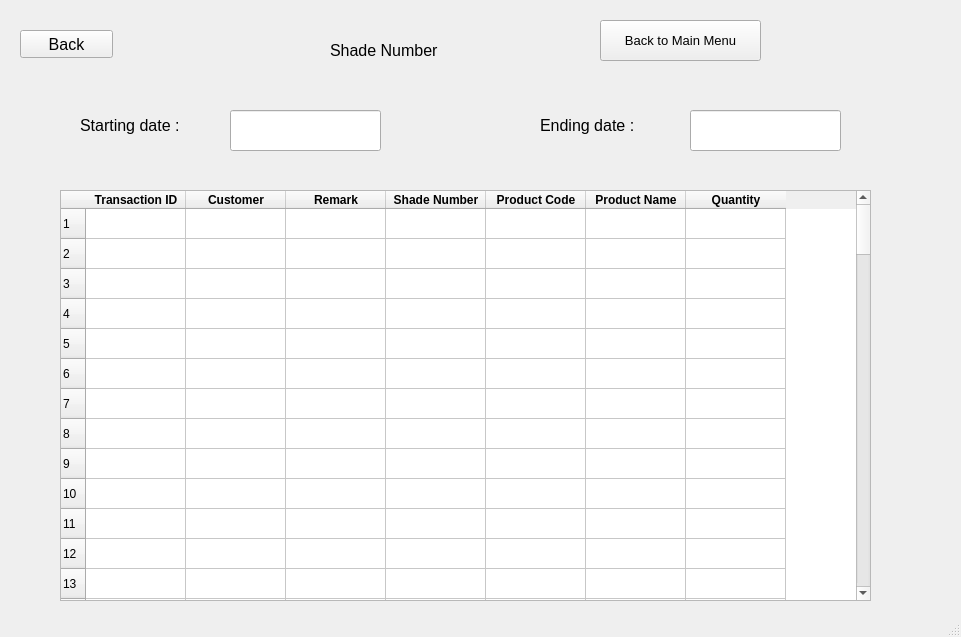
<?xml version="1.0" encoding="UTF-8"?>
<ui version="4.0">
 <class>MainWindow</class>
 <widget class="QMainWindow" name="MainWindow">
  <property name="geometry">
   <rect>
    <x>0</x>
    <y>0</y>
    <width>961</width>
    <height>637</height>
   </rect>
  </property>
  <property name="windowTitle">
   <string>MainWindow</string>
  </property>
  <widget class="QWidget" name="centralwidget">
   <widget class="QLabel" name="label_3">
    <property name="geometry">
     <rect>
      <x>330</x>
      <y>30</y>
      <width>151</width>
      <height>41</height>
     </rect>
    </property>
    <property name="font">
     <font>
      <pointsize>12</pointsize>
     </font>
    </property>
    <property name="text">
     <string>Shade Number</string>
    </property>
   </widget>
   <widget class="QTableWidget" name="shade_view_table">
    <property name="geometry">
     <rect>
      <x>60</x>
      <y>190</y>
      <width>811</width>
      <height>411</height>
     </rect>
    </property>
    <property name="rowCount">
     <number>100</number>
    </property>
    <property name="columnCount">
     <number>7</number>
    </property>
    <row/>
    <row/>
    <row/>
    <row/>
    <row/>
    <row/>
    <row/>
    <row/>
    <row/>
    <row/>
    <row/>
    <row/>
    <row/>
    <row/>
    <row/>
    <row/>
    <row/>
    <row/>
    <row/>
    <row/>
    <row/>
    <row/>
    <row/>
    <row/>
    <row/>
    <row/>
    <row/>
    <row/>
    <row/>
    <row/>
    <row/>
    <row/>
    <row/>
    <row/>
    <row/>
    <row/>
    <row/>
    <row/>
    <row/>
    <row/>
    <row/>
    <row/>
    <row/>
    <row/>
    <row/>
    <row/>
    <row/>
    <row/>
    <row/>
    <row/>
    <row/>
    <row/>
    <row/>
    <row/>
    <row/>
    <row/>
    <row/>
    <row/>
    <row/>
    <row/>
    <row/>
    <row/>
    <row/>
    <row/>
    <row/>
    <row/>
    <row/>
    <row/>
    <row/>
    <row/>
    <row/>
    <row/>
    <row/>
    <row/>
    <row/>
    <row/>
    <row/>
    <row/>
    <row/>
    <row/>
    <row/>
    <row/>
    <row/>
    <row/>
    <row/>
    <row/>
    <row/>
    <row/>
    <row/>
    <row/>
    <row/>
    <row/>
    <row/>
    <row/>
    <row/>
    <row/>
    <row/>
    <row/>
    <row/>
    <row/>
    <column>
     <property name="text">
      <string>Transaction ID</string>
     </property>
     <property name="font">
      <font>
       <weight>75</weight>
       <bold>true</bold>
      </font>
     </property>
    </column>
    <column>
     <property name="text">
      <string>Customer</string>
     </property>
     <property name="font">
      <font>
       <weight>75</weight>
       <bold>true</bold>
      </font>
     </property>
    </column>
    <column>
     <property name="text">
      <string>Remark</string>
     </property>
     <property name="font">
      <font>
       <weight>75</weight>
       <bold>true</bold>
      </font>
     </property>
    </column>
    <column>
     <property name="text">
      <string>Shade Number</string>
     </property>
     <property name="font">
      <font>
       <weight>75</weight>
       <bold>true</bold>
      </font>
     </property>
    </column>
    <column>
     <property name="text">
      <string>Product Code</string>
     </property>
     <property name="font">
      <font>
       <weight>75</weight>
       <bold>true</bold>
      </font>
     </property>
    </column>
    <column>
     <property name="text">
      <string>Product Name</string>
     </property>
     <property name="font">
      <font>
       <weight>75</weight>
       <bold>true</bold>
      </font>
     </property>
    </column>
    <column>
     <property name="text">
      <string>Quantity</string>
     </property>
     <property name="font">
      <font>
       <weight>75</weight>
       <bold>true</bold>
      </font>
     </property>
    </column>
    <item row="0" column="5">
     <property name="text">
      <string/>
     </property>
     <property name="flags">
      <set>ItemIsSelectable|ItemIsDragEnabled|ItemIsEnabled</set>
     </property>
    </item>
    <item row="1" column="5">
     <property name="text">
      <string/>
     </property>
     <property name="flags">
      <set>ItemIsSelectable|ItemIsDragEnabled|ItemIsEnabled</set>
     </property>
    </item>
    <item row="2" column="5">
     <property name="text">
      <string/>
     </property>
     <property name="flags">
      <set>ItemIsSelectable|ItemIsDragEnabled|ItemIsEnabled</set>
     </property>
    </item>
    <item row="3" column="5">
     <property name="text">
      <string/>
     </property>
     <property name="flags">
      <set>ItemIsSelectable|ItemIsDragEnabled|ItemIsEnabled</set>
     </property>
    </item>
    <item row="4" column="5">
     <property name="text">
      <string/>
     </property>
     <property name="flags">
      <set>ItemIsSelectable|ItemIsDragEnabled|ItemIsEnabled</set>
     </property>
    </item>
    <item row="5" column="5">
     <property name="text">
      <string/>
     </property>
     <property name="flags">
      <set>ItemIsSelectable|ItemIsDragEnabled|ItemIsEnabled</set>
     </property>
    </item>
    <item row="6" column="5">
     <property name="text">
      <string/>
     </property>
     <property name="flags">
      <set>ItemIsSelectable|ItemIsDragEnabled|ItemIsEnabled</set>
     </property>
    </item>
    <item row="7" column="5">
     <property name="text">
      <string/>
     </property>
     <property name="flags">
      <set>ItemIsSelectable|ItemIsDragEnabled|ItemIsEnabled</set>
     </property>
    </item>
   </widget>
   <widget class="QLabel" name="label_8">
    <property name="geometry">
     <rect>
      <x>80</x>
      <y>100</y>
      <width>181</width>
      <height>51</height>
     </rect>
    </property>
    <property name="font">
     <font>
      <pointsize>12</pointsize>
     </font>
    </property>
    <property name="text">
     <string>Starting date : </string>
    </property>
   </widget>
   <widget class="QPushButton" name="back_view_rm">
    <property name="geometry">
     <rect>
      <x>20</x>
      <y>30</y>
      <width>93</width>
      <height>28</height>
     </rect>
    </property>
    <property name="font">
     <font>
      <pointsize>12</pointsize>
     </font>
    </property>
    <property name="text">
     <string>Back</string>
    </property>
   </widget>
   <widget class="QLineEdit" name="shade_view_start_date">
    <property name="geometry">
     <rect>
      <x>230</x>
      <y>110</y>
      <width>151</width>
      <height>41</height>
     </rect>
    </property>
    <property name="font">
     <font>
      <pointsize>12</pointsize>
     </font>
    </property>
    <property name="text">
     <string/>
    </property>
   </widget>
   <widget class="QPushButton" name="pushButton">
    <property name="geometry">
     <rect>
      <x>600</x>
      <y>20</y>
      <width>161</width>
      <height>41</height>
     </rect>
    </property>
    <property name="font">
     <font>
      <pointsize>10</pointsize>
     </font>
    </property>
    <property name="text">
     <string>Back to Main Menu</string>
    </property>
   </widget>
   <widget class="QLabel" name="label_9">
    <property name="geometry">
     <rect>
      <x>540</x>
      <y>100</y>
      <width>181</width>
      <height>51</height>
     </rect>
    </property>
    <property name="font">
     <font>
      <pointsize>12</pointsize>
     </font>
    </property>
    <property name="text">
     <string>Ending date : </string>
    </property>
   </widget>
   <widget class="QLineEdit" name="shade_view_end_date">
    <property name="geometry">
     <rect>
      <x>690</x>
      <y>110</y>
      <width>151</width>
      <height>41</height>
     </rect>
    </property>
    <property name="font">
     <font>
      <pointsize>12</pointsize>
     </font>
    </property>
    <property name="text">
     <string/>
    </property>
   </widget>
  </widget>
  <widget class="QStatusBar" name="statusbar"/>
 </widget>
 <resources/>
 <connections/>
</ui>
